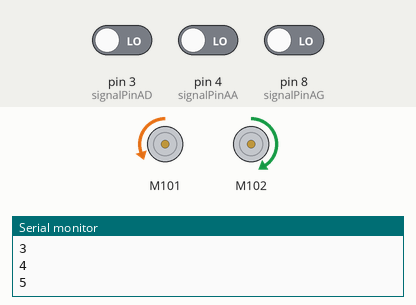
Bench run of a sketch on a simulated Arduino Uno, built with avr-gcc and run on an emulated ATmega328P. On the bench: 2 × DC motor (green arrow = forward, orange = backward, longer = faster), the last lines printed to the serial monitor. The test bench sets the inputs (shaded band); at power-on: pin 4 (signalPinAA) LOW, pin 3 (signalPinAD) LOW, pin 8 (signalPinAG) LOW.

Above: at 1.2 s.
1.3 s: pin 4 (signalPinAA) driven HIGH
At 1.6 s:
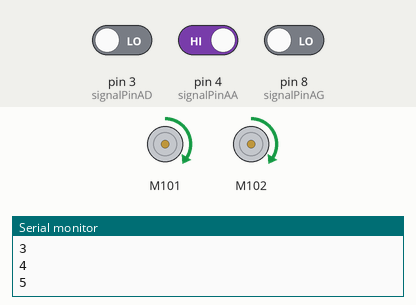
2.8 s: pin 3 (signalPinAD) driven HIGH
At 3.4 s:
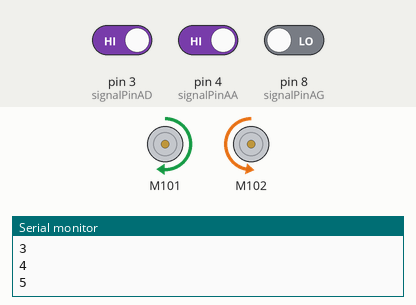
At 6.6 s:
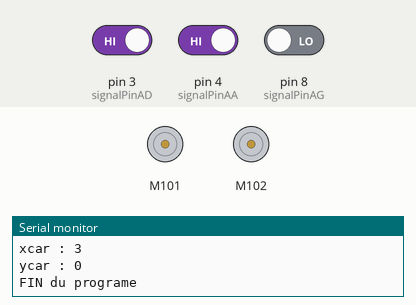
Timing chart, 0 to 8.1 s (numbered marks = the images above; inputs shaded):
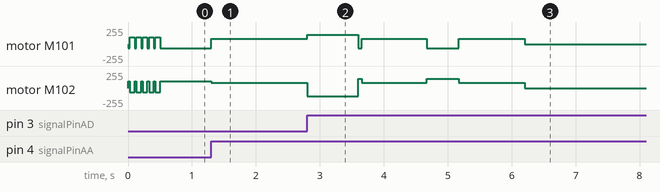

Measured:
- after the input at 1.3 s, motor M101: backward 63/255 → forward 76/255 at once; motor M102: forward 102/255 → forward 76/255 at once
- by itself, motor M101: alternates forward 102/255 for 0.08 s and backward 63/255 for 0.03 s, 11 changes in all, then stays backward 63/255
- by itself, motor M102: alternates forward 102/255 for 0.03 s and backward 63/255 for 0.08 s, 11 changes in all, then stays forward 102/255

The sketch:

pasfinding__.ino
```cpp
// Les bibliothèques

#include <SoftwareSerial.h>
#include <Wire.h>
#include "Grove_I2C_Motor_Driver.h"
#define I2C_ADDRESS 0x0f

                                  // variable de départ //
                                        int arive = 4;
                                       int depart = 16;
                                    int Direction = 2;
                                  // variable de départ //

// Les différents capteurs
int signalPinAG = 8;
int signalPinAD = 3;
int signalPinAA = 4;

// donnée de vitesse
int V_Max = 30;
int V_VG1 = -25;
int V_VG2 = 55;
int V_VD1 = 55;
int V_VD2 = -25;

// positions
int Px;
int Py;
int Dir = 0;
int middle = 0;
int N = 6;

// variable de fin
int FIN_PROGRAME = 0;

// les tables
int liaison[2][42] = {{1,1,2,2,2,3,3,3,4,4,4 ,5,5 ,6,6,6,7,7,7,8,8,9,9 ,9 ,10,10,10,10,11,11,11,12,12,13,13,14,14,15,15,15,16,16},
                      {2,6,1,3,7,2,4,8,3,5,10,4,11,1,7,9,2,6,8,3,7,6,10,14,4 ,9 ,11,13,5 ,10,16,15,12,10,12,9 ,15,12,14,16,11,15}};
int lieu[2][17] = {/*{1,2,3,4,5,6,7,8,9,10,11,12,13,14,15,16},*/
                   {0,0,1,2,3,4,0,1,2,0,3 ,4 ,1 ,3 ,0 ,1 ,4 },
                   {0,0,0,0,0,0,1,1,1,2,2 ,2 ,3 ,3 ,4 ,4 ,4 }};
int OK[2][16] = {{1,2,3,4,5,6,7,8,9,10,11,12,13,14,15,16},
                 {1,1,1,1,1,1,1,1,1,1 ,1 ,1 ,1 ,1 ,1 ,1 }};
//table du passfinding
  int table1[5];
  int table2[5];
  int table3[5];
  int table4[5];
  int table5[5];
  int table6[5];
  int fin[100];
  int resultat[6];

// variable du passfinding
  int F;
  int Vb = 0;
  int Vc = 0;
  int Vd = 0;
  int Ve = 0;

  int a = 0;
  int b = 0;
  int c = 0;
  int d = 0;
  int e = 0;
  int f = 0;

  int u = 0;
  int v = 0;
  int w = 0;
  int x = 0;
  int y = 0;
  int z = 0;

  int niveau = 10;
  int xAcar = lieu[0][depart];
  int yAcar = lieu[1][depart];

void setup() {
  pinMode(signalPinAG, INPUT);
  pinMode(signalPinAD, INPUT);
  pinMode(signalPinAA, INPUT);
  Serial.begin(9600);
  Motor.begin(I2C_ADDRESS);
}

//fonction de directions
void Avancer() {
  Motor.speed(MOTOR1, V_Max);
  Motor.speed(MOTOR2, V_Max);
  middle = 0;
}

void EnFace() {
  Motor.speed(MOTOR1, V_Max);
  Motor.speed(MOTOR2, V_Max);
  middle = 0;
  delay(1000);
  Serial.println("Avant tout droit et autre");
}
void TurnRight() {
   Motor.speed(MOTOR1, V_VD1);
   Motor.speed(MOTOR2, V_VD2);
   delay(500);
  while (HIGH != digitalRead(signalPinAA)) {
    delay (50);
    Serial.println("Droite");
  }
}
void TurnLeft() {
  Motor.speed(MOTOR1, V_VG1);
  Motor.speed(MOTOR2, V_VG2);
  delay(500);
  while (HIGH != digitalRead(signalPinAA)) {
    delay (50);
    Serial.println("Gauche");
  }
}

void HalfTurn(){
    Motor.speed(MOTOR1, V_VD1);
    Motor.speed(MOTOR2, V_VD2-25);
    delay(800);
while (HIGH != digitalRead(signalPinAA)) {
    Motor.speed(MOTOR1, V_VD1);
    Motor.speed(MOTOR2, V_VD2-25);
  }
  Motor.speed(MOTOR1, V_VD2);
  Motor.speed(MOTOR2, V_VD1);
  delay(50);
}

void Pathfinding(){
  // passfinding
    for (a = 0; a < 42; a++){
      if (liaison[0][a] == depart){
        z++;
        table1[z] = liaison[1][a];
        if (table1[z] == arive){
          fin[F] = table1[z];
          fin[F+1] = 0;
          fin[F+2] = 0;
          fin[F+3] = 0;
          fin[F+4] = 0;
          fin[F+5] = 0;
          F += 6;
          niveau = 1;
        }
        for (b = 0; b < 42; b++){
          if (liaison[0][b] == table1[z] && liaison[1][b] != depart){
            y++;
            Vb = liaison[0][b];
            table2[y] = liaison[1][b];
            if (table2[y] == arive && niveau > 2){
              fin[F] = table1[z];
              fin[F+1] = table2[y];
              fin[F+2] = 0;
              fin[F+3] = 0;
              fin[F+4] = 0;
              fin[F+5] = 0;
              F += 6;
              niveau = 2;
            }
            for (c = 0; c < 42; c++){
              if (liaison[0][c] == table2[y] && liaison[1][c] != depart && liaison[1][c] != Vb){
                x++;
                Vc = liaison[0][c];
                table3[x] = liaison[1][c];
                if (table3[x] == arive && niveau > 3){
                  fin[F] = table1[z];
                  fin[F+1] = table2[y];
                  fin[F+2] = table3[x];
                  fin[F+3] = 0;
                  fin[F+4] = 0;
                  fin[F+5] = 0;
                  F += 6;
                  niveau = 3;
                }
                for (d = 0; d < 42; d++){
                  if (liaison[0][d] == table3[x] && liaison[1][d] != depart && liaison[1][d] != Vb && liaison[1][d] != Vc){
                  w++;
                  Vd = liaison[0][d];
                  table4[w] = liaison[1][d];
                  if (table4[w] == arive && niveau > 4){
                    fin[F] = table1[z];
                    fin[F+1] = table2[y];
                    fin[F+2] = table3[x];
                    fin[F+3] = table4[w];
                    fin[F+4] = 0;
                    fin[F+5] = 0;
                    F += 6;
                    niveau = 4;
                  }
                  for (e = 0; e < 42; e++){
                    if (liaison[0][e] == table4[w] && liaison[1][e] != depart && liaison[1][e] != Vb && liaison[1][e] != Vc && liaison[1][e] != Vd){
                    v++;
                    Ve = liaison[0][e];
                    table5[v] = liaison[1][e];
                    if (table5[v] == arive && niveau > 5){
                      fin[F] = table1[z];
                      fin[F+1] = table2[y];
                      fin[F+2] = table3[x];
                      fin[F+3] = table4[w];
                      fin[F+4] = table5[v];
                      fin[F+5] = 0;
                      F += 6;
                      niveau = 5;
                    }
                    for (f = 0; f < 42; f++){
                      if (liaison[0][f] == table5[v] && liaison[1][f] != depart && liaison[1][f] != Vb && liaison[1][f] != Vc && liaison[1][f] != Vd && liaison[1][f] != Ve){
                        u++;
                        liaison[0][f];
                        table6[u] = liaison[1][f];
                        if (table6[u] == arive && niveau > 6){
                          fin[F] = table1[z];
                          fin[F+1] = table2[y];
                          fin[F+2] = table3[x];
                          fin[F+3] = table4[w];
                          fin[F+4] = table5[v];
                          fin[F+5] = table6[u];
                          F += 6;
                          niveau = 6;
                        }
                      }
                    }
                  }
                }
              }
            }
          }
        }
      }
    }
  }
}
}

void ChoixDirection(){
  // chois de la direction
  if (fin[F-N] == 0)FIN_PROGRAME = 1;
      if (fin[F-N]>=0){
      Px = lieu[0][fin[F-N]];
      Py = lieu[1][fin[F-N]];

        // Vers le Nord
        if (Direction == 1) {
          // si l'objectif est a gauche
          if (xAcar > Px) {
            // se déplacer à gauche
            TurnLeft();                           Serial.println("gauche");
            Direction = 4;
            // si l'objectif est a droite
          } else if (xAcar < Px) {
            //se déplacer à droite
            TurnRight();                           Serial.println("droite");
            Direction = 3;
            // si l'objectif est au meme niveau
          } else {
            // si l'objectif est au meme niveau
            if (yAcar ==  Py) FIN_PROGRAME = 1; //arrivé
              // si l'objectif est derrierre
               else if (yAcar < Py){
                // demi-tour
                HalfTurn();
                Direction = 1;
              }else {
                //Avancer
                EnFace();                               Serial.println("Avant");
              }
          }

        // Ver le Sud
        }else if ( Direction == 2) {
          //si l'objectif est a droite
          if (xAcar > Px) {
            // se déplacer à droite
            TurnRight();                           Serial.println("droite");
            Direction = 4;

            // si l'objectif est a gauche
          } else if (xAcar < Px) {
            //se déplacer à gauche
            TurnLeft();                           Serial.println("gauche");
            Direction = 3;
          } else {
            // si l'objectif est au meme niveau
            if (yAcar == Py) FIN_PROGRAME = 1; //arrivé
              // si l'objectif est derièrre
              else if (yAcar > Py){
                // demi-tour
                HalfTurn();
                Direction = 1;
              }else {
                //Avancer
                EnFace();                         Serial.println("Avant");
              }
          }


        // Vers l'Est
        }else if (Direction == 3) {
          //si l'objectif derrière
          if (xAcar > Px) {
            // demi-tour
            HalfTurn();
            Direction = 4;
          }
          // si l'objectif est en face
          else if (xAcar < Px){
             // avancer
             EnFace();                            Serial.println("Avant");
          }
          else {
            //si l'objectif est a gauche
            if (yAcar > Py) {
              //tourner à gauche
              TurnLeft();                           Serial.println("gauche");
              Direction = 1;
              // si l'objectif est a droite
            } else if (yAcar < Py) {
              //tourner à droite
              TurnRight();                            Serial.println("droite");
              Direction = 2;

            }else FIN_PROGRAME = 1;//arrivé
          }

          // Vers l'Ouest
        } else if (Direction == 4) {
          //si l'objectif derrière
          if (xAcar < Px) {
            // demi-tour
            HalfTurn();
            Direction = 4;Serial.println("Demi");
          }
          // si l'objectif est en face
          else if (xAcar > Px){
             // avancer
             EnFace(); Serial.println("Avant");
          }else{
            // si l'objectif est a droite
            if (yAcar > Py) {
              //tourner à droite
              TurnRight(); Serial.println("droite");
              Direction = 1;
              //si l'objectif est a gauche
            }else if (yAcar < Py) {
              //tourner à gauche
              TurnLeft();Serial.println("gauche");
              Direction = 2;
            }else FIN_PROGRAME = 1; //arrivé
          }
        }
      }
        // actualisation de la potion de la voiture
        Serial.print("chemin : ");
        Serial.println(fin[F-N]);
        Serial.print("Px : ");
        Serial.println(Px);
        Serial.print("Py : ");
        Serial.println(Py);
        Serial.print("xcar : ");
        Serial.println(xAcar);
        Serial.print("ycar : ");
        Serial.println(yAcar);
        N--;
        xAcar = Px;
        yAcar = Py;
  }

void loop() {

  Pathfinding();
  Serial.println("chemin : ");
    if (fin[F-6]!=0) Serial.println(fin[F-6]);
    if (fin[F-5]!=0) Serial.println(fin[F-5]);
    if (fin[F-4]!=0) Serial.println(fin[F-4]);
    if (fin[F-3]!=0) Serial.println(fin[F-3]);
    if (fin[F-2]!=0) Serial.println(fin[F-2]);
    if (fin[F-1]!=0)  Serial.println(fin[F-1]);

  // programe principal
  while (FIN_PROGRAME == 0){
     if(HIGH == digitalRead(signalPinAA))Dir = 1;
     if(HIGH == digitalRead(signalPinAD))Dir = 2;
     if(HIGH == digitalRead(signalPinAG))Dir = 2;
     if(HIGH != digitalRead(signalPinAA) && HIGH != digitalRead(signalPinAG) && HIGH != digitalRead(signalPinAD))Dir = 3;  // perte de ligne

  switch (Dir) {
    case 1 : Avancer(); break;
    case 2 : ChoixDirection();break;
    case 3 :
        Motor.speed(MOTOR1, -25);
        Motor.speed(MOTOR2, 40);
        delay(25);
        if( HIGH != digitalRead(signalPinAA)){
          Motor.speed(MOTOR2, -25);
          Motor.speed(MOTOR1, 40);
          delay(75);
          middle ++;
          Serial.println(middle);
          if(middle >= 5){
            middle = 0;
            Motor.speed(MOTOR1, -25);
            Motor.speed(MOTOR2, 40);
            while(HIGH != digitalRead(signalPinAA)){
              delay(25);
            }
          }
        }
    break;
    }
  }
  Serial.println("FIN du programe");
  Motor.speed(MOTOR2, 0);
  Motor.speed(MOTOR1, 0);
  delay (100000);
}
```
